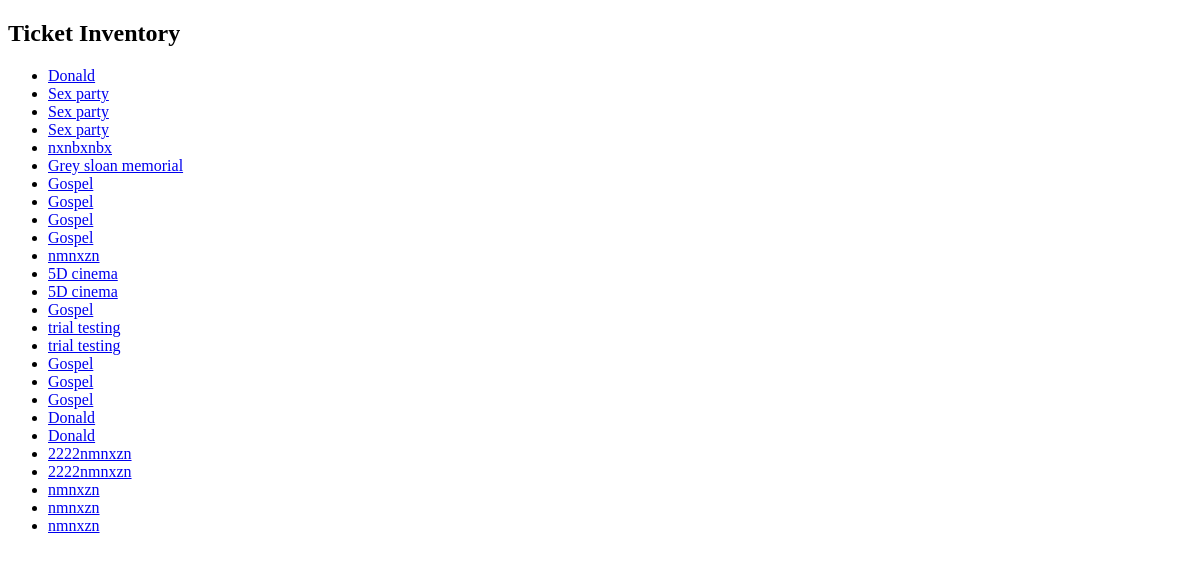
The page /vendors/inventory/ (signed in) on the database as committed earlier.
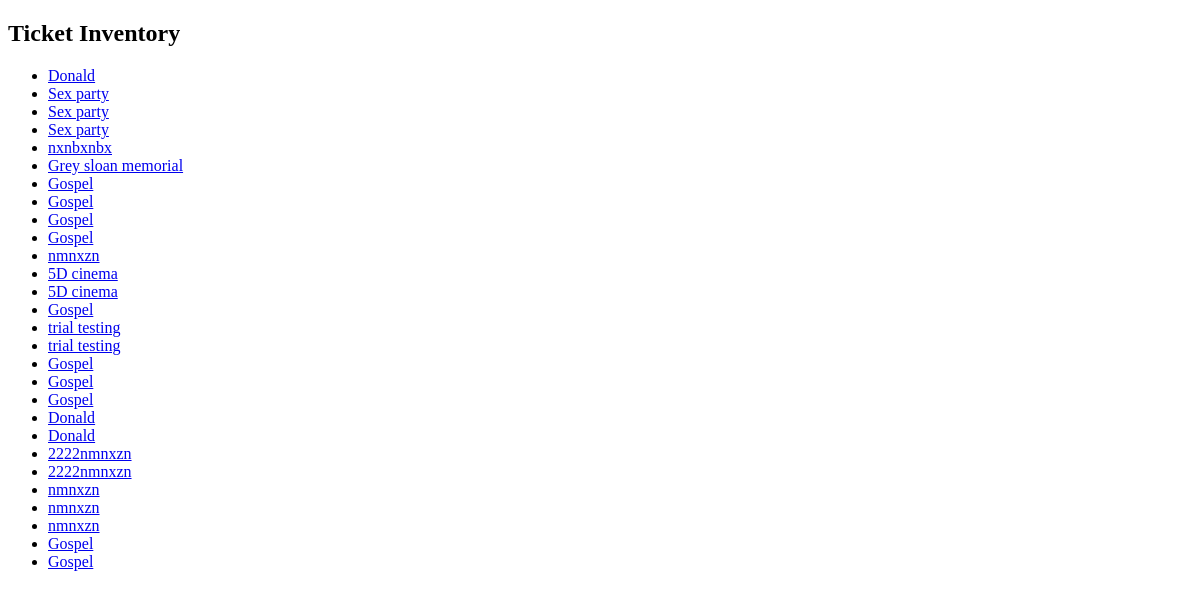
The same page on the database as committed later.
### tickets/models.py (models this page shows, shortened)
class Ticket(models.Model):
    ENTITY_TYPE_CHOICES = [
        ('customer', 'Customer'),
        ('vendor', 'Vendor'),
    ]
    event = models.ForeignKey(Event, on_delete=models.CASCADE, related_name='tickets')
    ticket_category = models.ForeignKey(TicketCategory, on_delete=models.CASCADE, null=True, blank=True)
    customer_username = models.CharField(max_length=255, blank=True, null=True)
    vendor = models.ForeignKey(Vendor, on_delete=models.CASCADE, related_name='tickets')
    ticket_number = models.CharField(max_length=20, unique=True)
    purchase_date = models.DateTimeField(auto_now_add=True)
    qr_code = models.ImageField(upload_to='qr_codes/', blank=True)
    entity_type = models.CharField(max_length=10, choices=ENTITY_TYPE_CHOICES)
    verified = models.BooleanField(default=False)

### events/models.py (models this page shows, shortened)
class Event(models.Model):
    STATUS_CHOICES = [
        ('pending', 'Pending'),
        ('approved', 'Approved'),
        ('rejected', 'Rejected'),
    ]
    vendor = models.ForeignKey(Vendor, on_delete=models.CASCADE, related_name='events')
    poster = models.ImageField(upload_to='event_posters/')
    title = models.CharField(max_length=200)
    description = models.TextField()
    category = models.CharField(max_length=100)
    start_date = models.DateTimeField()
    end_date = models.DateTimeField(null=True, blank=True)
    venue_name = models.CharField(max_length=100)
    regular_price = models.DecimalField(max_digits=10, decimal_places=2)
    sale_price = models.DecimalField(max_digits=10, decimal_places=2, null=True, blank=True)
    tickets_available = models.PositiveIntegerField(null=True, blank=True)
    tickets_sold = models.PositiveIntegerField(default=0)
    status = models.CharField(max_length=10, choices=STATUS_CHOICES, default='pending')
    adminaction = models.ForeignKey(settings.AUTH_USER_MODEL, on_delete=models.SET_NULL, null=True, blank=True, editable=False)  # Stores the admin who approved/rejected

### vendors/views.py (the view)
# urls.py: path('inventory/', views.view_inventory, name='view_inventory'),
@login_required
def view_inventory(request):
    vendor = request.user
    inventory = Ticket.objects.filter(customer_username=vendor.username, entity_type='vendor')
    return render(request, 'vendors/inventory.html', {'inventory': inventory})

### templates/vendors/inventory.html (shortened to what this page needs)
<!DOCTYPE html>
<html>
<head>
</head>
<body>
    <h2>Ticket Inventory</h2>
    {% if inventory %}
        <ul>
            {% for ticket in inventory %}
                <li>
                    <a href="{% url 'ticket_receipt' ticket.id %}">{{ ticket.event.title }}</a>
                </li>
            {% endfor %}
        </ul>
    {% else %}
        <p>No tickets in inventory.</p>
    {% endif %}
</body>
</html>

Rows that differ between the two databases and show on the page:
added Ticket: event "Gospel"
added Ticket: event "Gospel"
